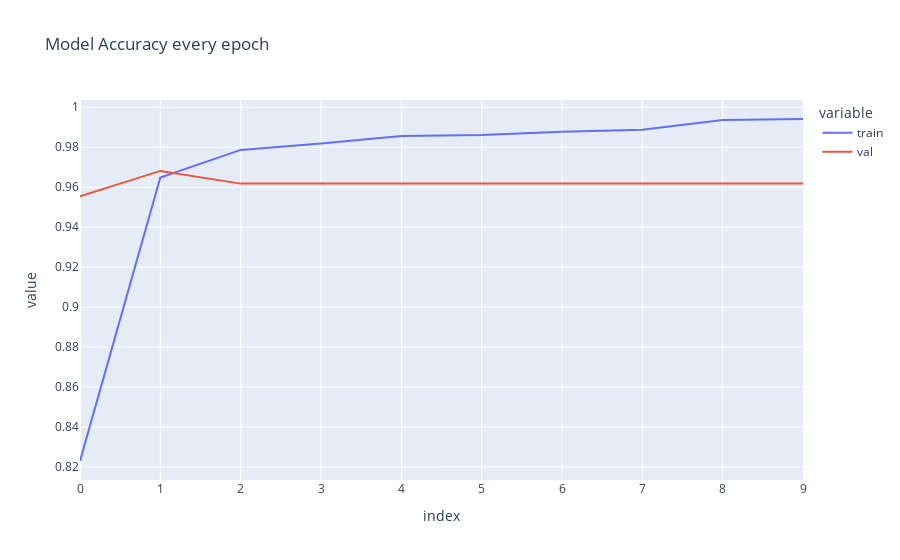

Write notebook code for a chart like this one.
### Code cell
from plotly .offline import iplot, init_notebook_mode
import plotly.express as px
import pandas as pd

init_notebook_mode(connected=True)

acc=pd.DataFrame({'train':history.history['acc'],'val':history.history['val_acc']})

fig = px.line(acc, x=acc.index, y=acc.columns[0::], title='Model Accuracy every epoch')
fig.show()

### Figure 1 — Plotly figure (JSON) as saved in the notebook; plotly's stock layout.template omitted (floating-point values rounded to 4 significant figures)
{"data": [{"hovertemplate": "variable=train<br>index=%{x}<br>value=%{y}<extra></extra>", "legendgroup": "train", "line": {"color": "#636efa", "dash": "solid"}, "marker": {"symbol": "circle"}, "mode": "lines", "name": "train", "orientation": "v", "showlegend": true, "x": [0, 1, 2, 3, 4, 5, 6, 7, 8, 9], "xaxis": "x", "y": [0.8229, 0.9648, 0.9787, 0.9819, 0.9856, 0.9861, 0.9877, 0.9888, 0.9936, 0.9941], "yaxis": "y", "type": "scatter"}, {"hovertemplate": "variable=val<br>index=%{x}<br>value=%{y}<extra></extra>", "legendgroup": "val", "line": {"color": "#EF553B", "dash": "solid"}, "marker": {"symbol": "circle"}, "mode": "lines", "name": "val", "orientation": "v", "showlegend": true, "x": [0, 1, 2, 3, 4, 5, 6, 7, 8, 9], "xaxis": "x", "y": [0.9554, 0.9682, 0.9618, 0.9618, 0.9618, 0.9618, 0.9618, 0.9618, 0.9618, 0.9618], "yaxis": "y", "type": "scatter"}], "layout": {"xaxis": {"anchor": "y", "domain": [0, 1], "title": {"text": "index"}}, "yaxis": {"anchor": "x", "domain": [0, 1], "title": {"text": "value"}}, "legend": {"title": {"text": "variable"}, "tracegroupgap": 0}, "title": {"text": "Model Accuracy every epoch"}}}
